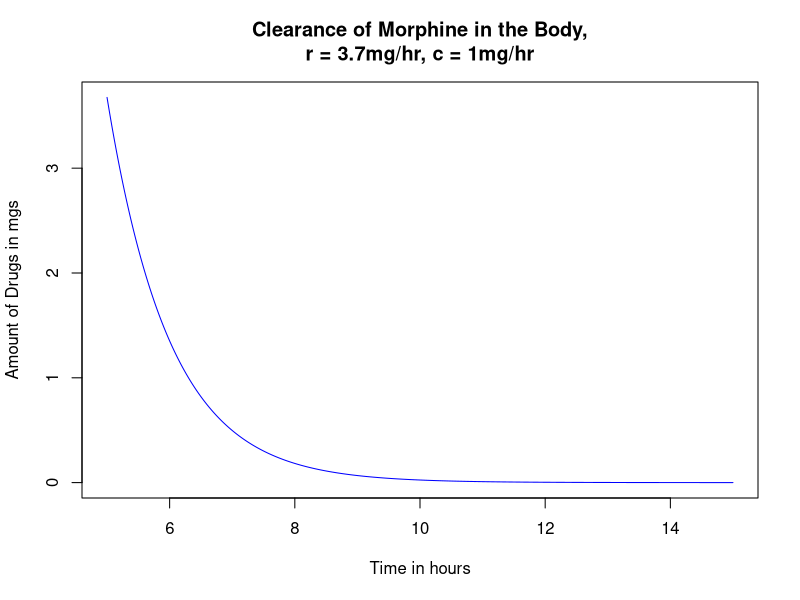

This chart was generated by the following R code:
# model for t > h morphine given intravenously
h = 5
t_vals <- seq(h, 15, by = 0.01)
r = 3.7
c = 1
soln <- (r/c) * (exp(c*h)-1) * exp(-c*t_vals)
plot(t_vals, soln, type = "l", col = "blue", xlab = "Time in hours",
ylab = "Amount of Drugs in mgs", main = "Clearance of Morphine in the Body,
r = 3.7mg/hr, c = 1mg/hr")
